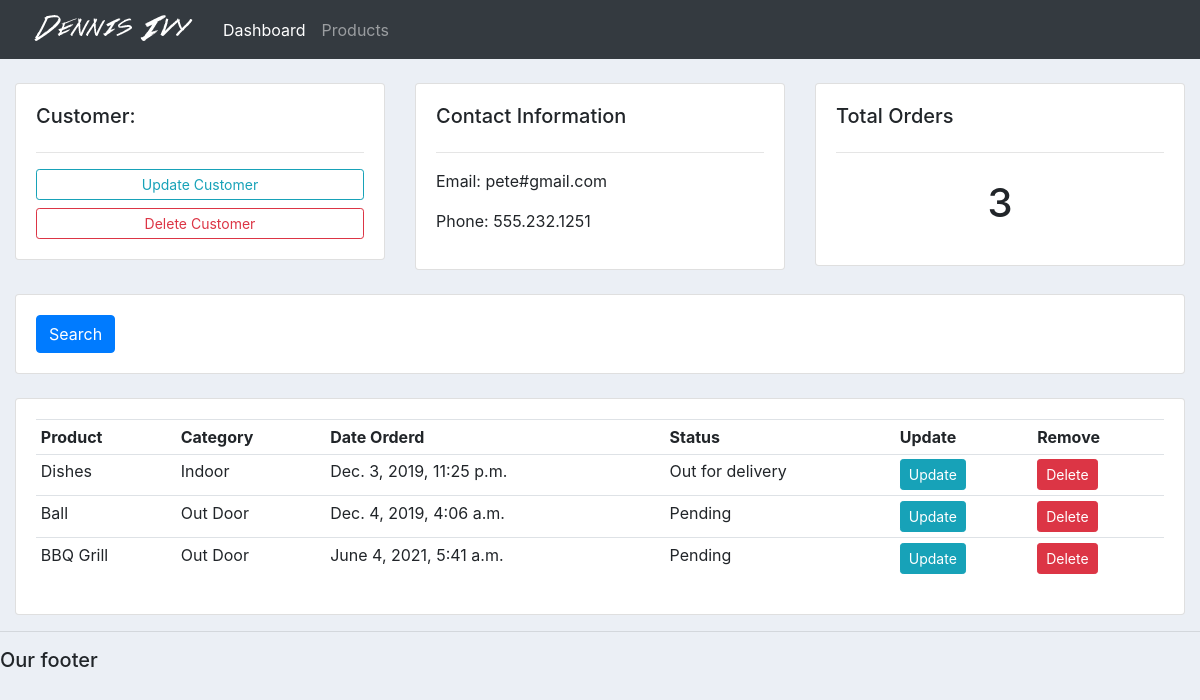
The app's page /customer/2/ with its own data.
### accounts/models.py (models this page shows, shortened)
class Customer(models.Model):
	name = models.CharField(max_length=200, null=True)
	phone = models.CharField(max_length=200, null=True)
	email = models.CharField(max_length=200, null=True)
	date_created = models.DateTimeField(auto_now_add=True, null=True)

class Order(models.Model):
	STATUS = (
			('Pending', 'Pending'),
			('Out for delivery', 'Out for delivery'),
			('Delivered', 'Delivered'),
			)
	customer = models.ForeignKey(Customer, null=True, on_delete= models.SET_NULL)
	product = models.ForeignKey(Product, null=True, on_delete= models.SET_NULL)
	date_created = models.DateTimeField(auto_now_add=True, null=True)
	status = models.CharField(max_length=200, null=True, choices=STATUS)

class Product(models.Model):
	CATEGORY = (
			('Indoor', 'Indoor'),
			('Out Door', 'Out Door'),
			)
	name = models.CharField(max_length=200, null=True)
	price = models.FloatField(null=True)
	category = models.CharField(max_length=200, null=True, choices=CATEGORY)
	description = models.CharField(max_length=200, null=True, blank=True)
	date_created = models.DateTimeField(auto_now_add=True, null=True)
	tags = models.ManyToManyField(Tag)
	def __str__(self):
		return self.name

### accounts/views.py (the view)
# urls.py: path('customer/<str:pk_test>/', views.customer, name="customer"),#updated on 21/03/2021 by Chetan Dharmik
def customer(request, pk_test):
	customer = Customer.objects.get(id=pk_test)
	orders = customer.order_set.all()
	order_count = orders.count()
	context = {'customer':customer, 'orders':orders, 'order_count':order_count}
	return render(request, 'accounts/customer.html',context)

### accounts/templates/accounts/customer.html
{%  extends 'accounts/main.html' %}
{% block content %}
	<br>
<div class="row">
	<div class="col-md">
		<div class="card card-body">
			<h5>Customer:</h5>
			<hr>
			<a class="btn btn-outline-info  btn-sm btn-block" href="">Update Customer</a>
			<a class="btn btn-outline-danger  btn-sm btn-block" href="">Delete Customer</a>
		</div>
	</div>
	<div class="col-md">
		<div class="card card-body">
			<h5>Contact Information</h5>
			<hr>
			<p>Email: {{customer.email}}</p>
			<p>Phone: {{customer.phone}}</p>
		</div>
	</div>
	<div class="col-md">
		<div class="card card-body">
			<h5>Total Orders</h5>
			<hr>
			<h1 style="text-align: center;padding: 10px">{{order_count}}</h1>
		</div>
	</div>
</div>
<br>
<div class="row">
	<div class="col">
		<div class="card card-body">
			<form method="get">
		    <button class="btn btn-primary" type="submit">Search</button>
		  </form>
		</div>
	</div>
</div>
<br>
<div class="row">
	<div class="col-md">
		<div class="card card-body">
			<table class="table table-sm">
				<tr>
					<th>Product</th>
					<th>Category</th>
					<th>Date Orderd</th>
					<th>Status</th>
					<th>Update</th>
					<th>Remove</th>
				</tr>
				{% for order in orders %}
				<tr>
					<td>{{order.product}}</td>
					<td>{{order.product.category}}</td>
					<td>{{order.date_created}}</td>
					<td>{{order.status}}</td>
					<td><a class="btn btn-sm btn-info" href="{% url 'update_order' order.id %}">Update</a></td>
					<td><a class="btn btn-sm btn-danger" href="{% url 'delete_order' order.id %}">Delete</a></td>
				</tr>
				{% endfor %}
			</table>
		</div>
	</div>
</div>
{% endblock %}

### static/css/main.css (style rules this page uses)
body { background-color: #ebeff5; }

### records on screen
Customer: email "pete#gmail.com", phone "555.232.1251"
Order: product "Dishes", product.category "Indoor", date_created "Dec. 3, 2019, 11:25 p.m.", status "Out for delivery"
Order: product "Ball", product.category "Out Door", date_created "Dec. 4, 2019, 4:06 a.m.", status "Pending"
Order: product "BBQ Grill", product.category "Out Door", date_created "June 4, 2021, 5:41 a.m.", status "Pending"

### other values on screen
{{ order_count }} "3"
